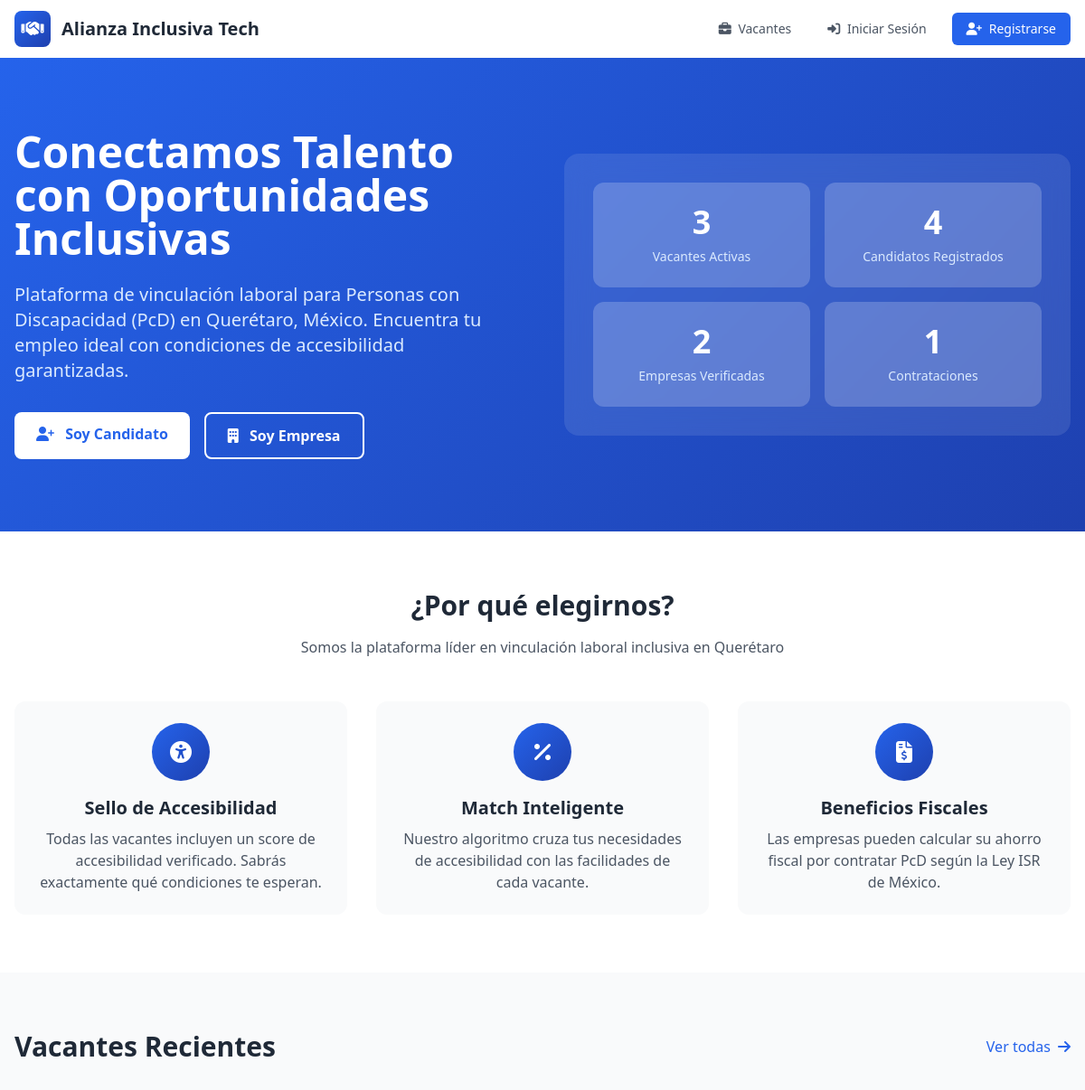
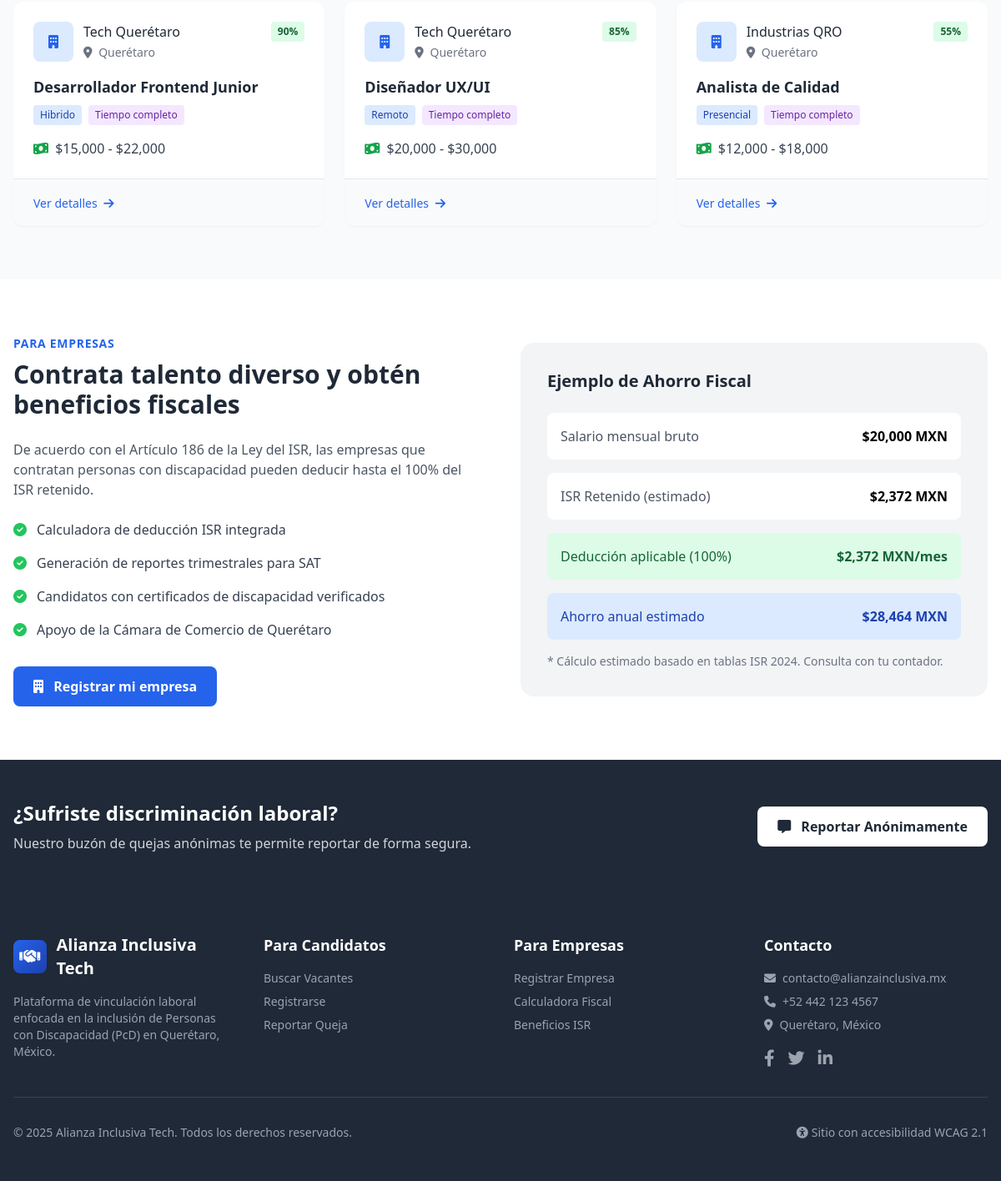
The page / on the database its author committed (2 pictures, top to bottom).
### tables this page shows
CREATE TABLE vacantes (
    id INT AUTO_INCREMENT PRIMARY KEY,
    empresa_id INT NOT NULL,
    titulo VARCHAR(255) NOT NULL,
    slug VARCHAR(255) NOT NULL,
    descripcion TEXT NOT NULL,
    requisitos TEXT NULL,
    tipo_contrato ENUM('indefinido', 'temporal', 'practicas', 'freelance') DEFAULT 'indefinido',
    jornada ENUM('tiempo_completo', 'medio_tiempo', 'por_horas', 'flexible') DEFAULT 'tiempo_completo',
    modalidad ENUM('presencial', 'remoto', 'hibrido') DEFAULT 'presencial',
    salario_minimo DECIMAL(10,2) NULL,
    salario_maximo DECIMAL(10,2) NULL,
    mostrar_salario TINYINT(1) DEFAULT 1,
    ubicacion VARCHAR(255) NULL,
    municipio VARCHAR(100) DEFAULT 'Querétaro',
    discapacidades_aceptadas TEXT NULL COMMENT 'JSON array de tipos de discapacidad',
    checklist_accesibilidad TEXT NULL COMMENT 'JSON del checklist',
    score_accesibilidad INT DEFAULT 0,
    estado ENUM('borrador', 'pendiente', 'publicada', 'pausada', 'cerrada') DEFAULT 'borrador',
    fecha_publicacion DATETIME NULL,
    fecha_cierre DATE NULL,
    plazas_disponibles INT DEFAULT 1,
    visitas INT DEFAULT 0,
    fecha_creacion DATETIME DEFAULT CURRENT_TIMESTAMP,
    fecha_actualizacion DATETIME DEFAULT CURRENT_TIMESTAMP ON UPDATE CURRENT_TIMESTAMP,
    FOREIGN KEY (empresa_id) REFERENCES empresas(id) ON DELETE CASCADE,
    INDEX idx_estado (estado),
    INDEX idx_municipio (municipio),
    INDEX idx_score (score_accesibilidad),
    INDEX idx_slug (slug)
);

CREATE TABLE empresas (
    id INT AUTO_INCREMENT PRIMARY KEY,
    usuario_id INT NOT NULL,
    razon_social VARCHAR(255) NOT NULL,
    rfc VARCHAR(13) NOT NULL,
    nombre_comercial VARCHAR(255) NULL,
    direccion_fiscal TEXT NOT NULL,
    colonia VARCHAR(150) NULL,
    municipio VARCHAR(100) NOT NULL,
    estado VARCHAR(100) DEFAULT 'Querétaro',
    codigo_postal VARCHAR(10) NOT NULL,
    sector_industrial VARCHAR(100) NOT NULL,
    tamano_empresa ENUM('micro', 'pequena', 'mediana', 'grande') DEFAULT 'pequena',
    telefono VARCHAR(20) NULL,
    sitio_web VARCHAR(255) NULL,
    logo VARCHAR(255) NULL,
    descripcion TEXT NULL,
    verificada TINYINT(1) DEFAULT 0,
    fecha_creacion DATETIME DEFAULT CURRENT_TIMESTAMP,
    fecha_actualizacion DATETIME DEFAULT CURRENT_TIMESTAMP ON UPDATE CURRENT_TIMESTAMP,
    FOREIGN KEY (usuario_id) REFERENCES usuarios(id) ON DELETE CASCADE,
    INDEX idx_rfc (rfc),
    INDEX idx_municipio (municipio)
);

### app/views/home/index.php (the view, shortened to what the rows shown need)
<section class="gradient-bg text-white py-20">
    <div class="max-w-7xl mx-auto px-4">
        <div class="grid md:grid-cols-2 gap-12 items-center">
            <div>
                <h1 class="text-4xl md:text-5xl font-bold mb-6">
                    Conectamos Talento con Oportunidades Inclusivas
                </h1>
            </div>
            <div class="hidden md:block">
                <div class="bg-white/10 backdrop-blur-lg rounded-2xl p-8">
                    <div class="grid grid-cols-2 gap-4">
                        <div class="bg-white/20 rounded-xl p-6 text-center">
                            <div class="text-4xl font-bold mb-2"><?= $estadisticas['vacantes'] ?></div>
                            <div class="text-sm text-blue-100">Vacantes Activas</div>
                        </div>
                        <div class="bg-white/20 rounded-xl p-6 text-center">
                            <div class="text-4xl font-bold mb-2"><?= $estadisticas['empresas'] ?></div>
                            <div class="text-sm text-blue-100">Empresas Verificadas</div>
                        </div>
                    </div>
                </div>
            </div>
        </div>
    </div>
</section>
<section class="py-16 bg-white">
    <div class="max-w-7xl mx-auto px-4">
        <div class="text-center mb-12">
            <h2 class="text-3xl font-bold text-gray-800 mb-4">¿Por qué elegirnos?</h2>
        </div>
    </div>
</section>
<section class="py-16 bg-gray-50">
    <div class="max-w-7xl mx-auto px-4">
        <div class="flex justify-between items-center mb-8">
            <h2 class="text-3xl font-bold text-gray-800">Vacantes Recientes</h2>
        </div>
        <?php if (empty($vacantes)): ?>
        <div class="bg-white rounded-xl p-8 text-center">
            <i class="fas fa-briefcase text-gray-300 text-5xl mb-4"></i>
            <p class="text-gray-500">No hay vacantes publicadas aún.</p>
        </div>
        <?php else: ?>
        <div class="grid md:grid-cols-2 lg:grid-cols-3 gap-6">
            <?php foreach ($vacantes as $vacante): ?>
            <article class="bg-white rounded-xl shadow-sm hover:shadow-lg transition overflow-hidden">
                <div class="p-6">
                    <div class="flex items-start justify-between mb-4">
                        <div class="flex items-center">
                            <?php if ($vacante['logo']): ?>
                                <img src="<?= BASE_URL ?>/public/uploads/logos/<?= htmlspecialchars($vacante['logo']) ?>"
                                     alt="<?= htmlspecialchars($vacante['nombre_comercial'] ?? $vacante['razon_social']) ?>"
                                     class="w-12 h-12 rounded-lg object-cover">
                            <?php else: ?>
                                <div class="w-12 h-12 bg-blue-100 rounded-lg flex items-center justify-center">
                                    <i class="fas fa-building text-primary"></i>
                                </div>
                            <?php endif; ?>
                            <div class="ml-3">
                                <h4 class="font-medium text-gray-800"><?= htmlspecialchars($vacante['nombre_comercial'] ?? $vacante['razon_social']) ?></h4>
                                <span class="text-sm text-gray-500"><i class="fas fa-map-marker-alt mr-1"></i> <?= htmlspecialchars($vacante['municipio']) ?></span>
                            </div>
                        </div>
                        <div class="bg-green-100 text-green-800 text-xs font-semibold px-2 py-1 rounded" title="Score de Accesibilidad">
                            <?= $vacante['score_accesibilidad'] ?>%
                        </div>
                    </div>
                    <h3 class="text-lg font-semibold text-gray-800 mb-2">
                        <a href="<?= BASE_URL ?>/vacante/<?= htmlspecialchars($vacante['slug']) ?>" class="hover:text-primary">
                            <?= htmlspecialchars($vacante['titulo']) ?>
                        </a>
                    </h3>
                    <div class="flex flex-wrap gap-2 mb-4">
                        <span class="bg-blue-100 text-blue-800 text-xs px-2 py-1 rounded">
                            <?= ucfirst(str_replace('_', ' ', $vacante['modalidad'])) ?>
                        </span>
                        <span class="bg-purple-100 text-purple-800 text-xs px-2 py-1 rounded">
                            <?= ucfirst(str_replace('_', ' ', $vacante['jornada'])) ?>
                        </span>
                    </div>
                    <?php if ($vacante['mostrar_salario'] && ($vacante['salario_minimo'] || $vacante['salario_maximo'])): ?>
                    <div class="text-gray-700 font-medium">
                        <i class="fas fa-money-bill-wave text-green-600 mr-1"></i>
                        <?php if ($vacante['salario_minimo'] && $vacante['salario_maximo']): ?>
                            $<?= number_format($vacante['salario_minimo']) ?> - $<?= number_format($vacante['salario_maximo']) ?>
                        <?php elseif ($vacante['salario_minimo']): ?>
                            Desde $<?= number_format($vacante['salario_minimo']) ?>
                        <?php else: ?>
                            Hasta $<?= number_format($vacante['salario_maximo']) ?>
                        <?php endif; ?>
                    </div>
                    <?php endif; ?>
                </div>
                <div class="border-t px-6 py-4 bg-gray-50">
                    <a href="<?= BASE_URL ?>/vacante/<?= htmlspecialchars($vacante['slug']) ?>"
                       class="text-primary hover:underline font-medium text-sm">
                        Ver detalles <i class="fas fa-arrow-right ml-1"></i>
                    </a>
                </div>
            </article>
            <?php endforeach; ?>
        </div>
        <?php endif; ?>
    </div>
</section>
<section class="py-16 bg-white">
    <div class="max-w-7xl mx-auto px-4">
        <div class="grid md:grid-cols-2 gap-12 items-center">
            <div>
                <h2 class="text-3xl font-bold text-gray-800 mt-2 mb-6">
                    Contrata talento diverso y obtén beneficios fiscales
                </h2>
            </div>
        </div>
    </div>
</section>

### rows shown on the page
vacantes: id "3", empresa "2", empresa.nombre_comercial "Industrias QRO", municipio "Querétaro", score_accesibilidad "55", titulo "Analista de Calidad", modalidad "Presencial", jornada "Tiempo completo", salario_minimo "12,000", salario_maximo "18,000"
vacantes: empresa.nombre_comercial "Tech Querétaro", municipio "Querétaro", score_accesibilidad "90", titulo "Desarrollador Frontend Junior", modalidad "Hibrido", jornada "Tiempo completo", salario_minimo "15,000", salario_maximo "22,000"
vacantes: empresa.nombre_comercial "Tech Querétaro", municipio "Querétaro", score_accesibilidad "85", titulo "Diseñador UX/UI", modalidad "Remoto", jornada "Tiempo completo", salario_minimo "20,000", salario_maximo "30,000"

### other values the page prints
$sitioNombre "Alianza Inclusiva Tech"
$estadisticas['candidatos'] "4"
$estadisticas['contrataciones'] "1"
SITE_NAME "Alianza Inclusiva Tech"
SITE_CONTACT_EMAIL "contacto@alianzainclusiva.mx"
SITE_CONTACT_PHONE "+52 442 123 4567"
